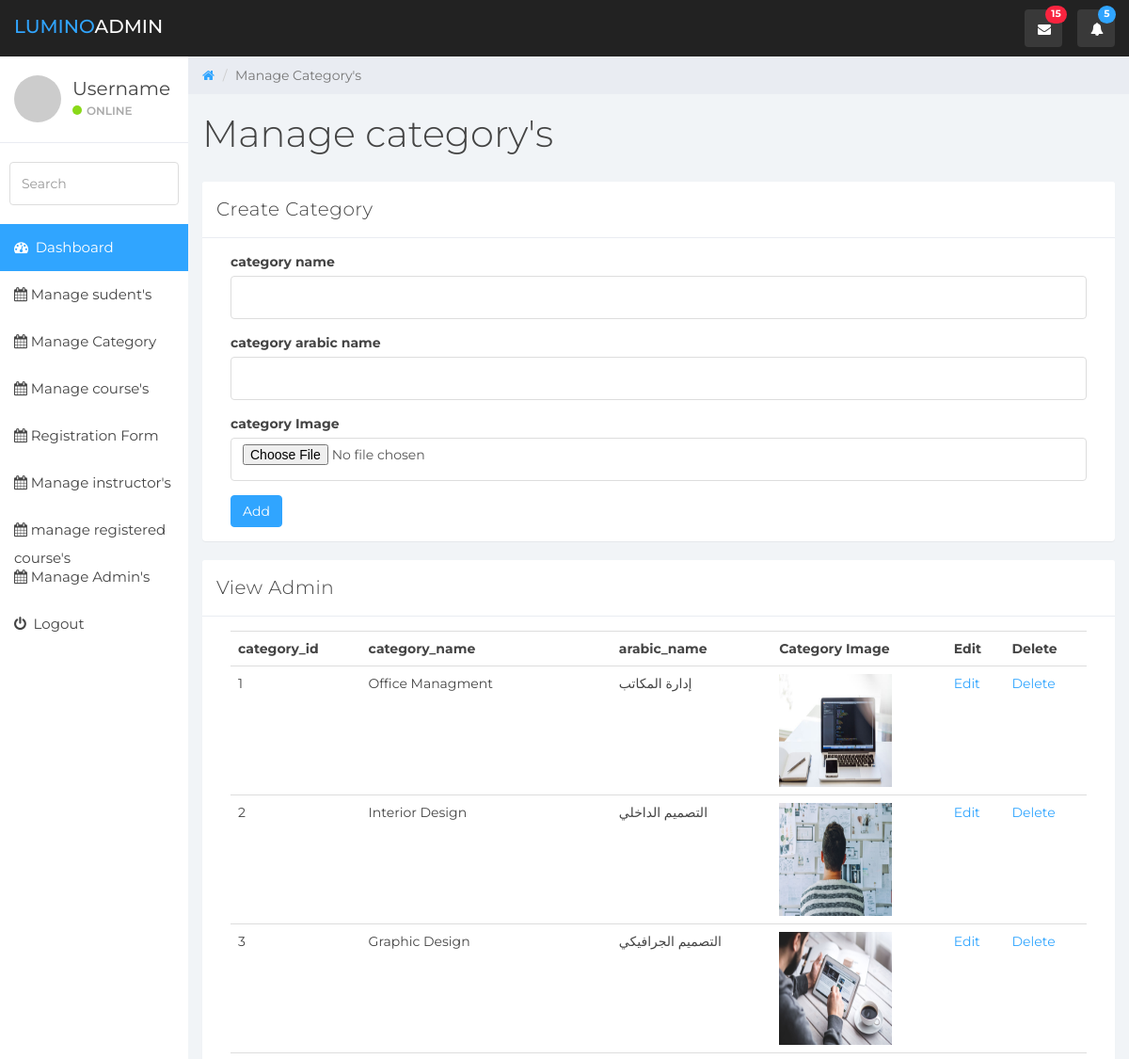
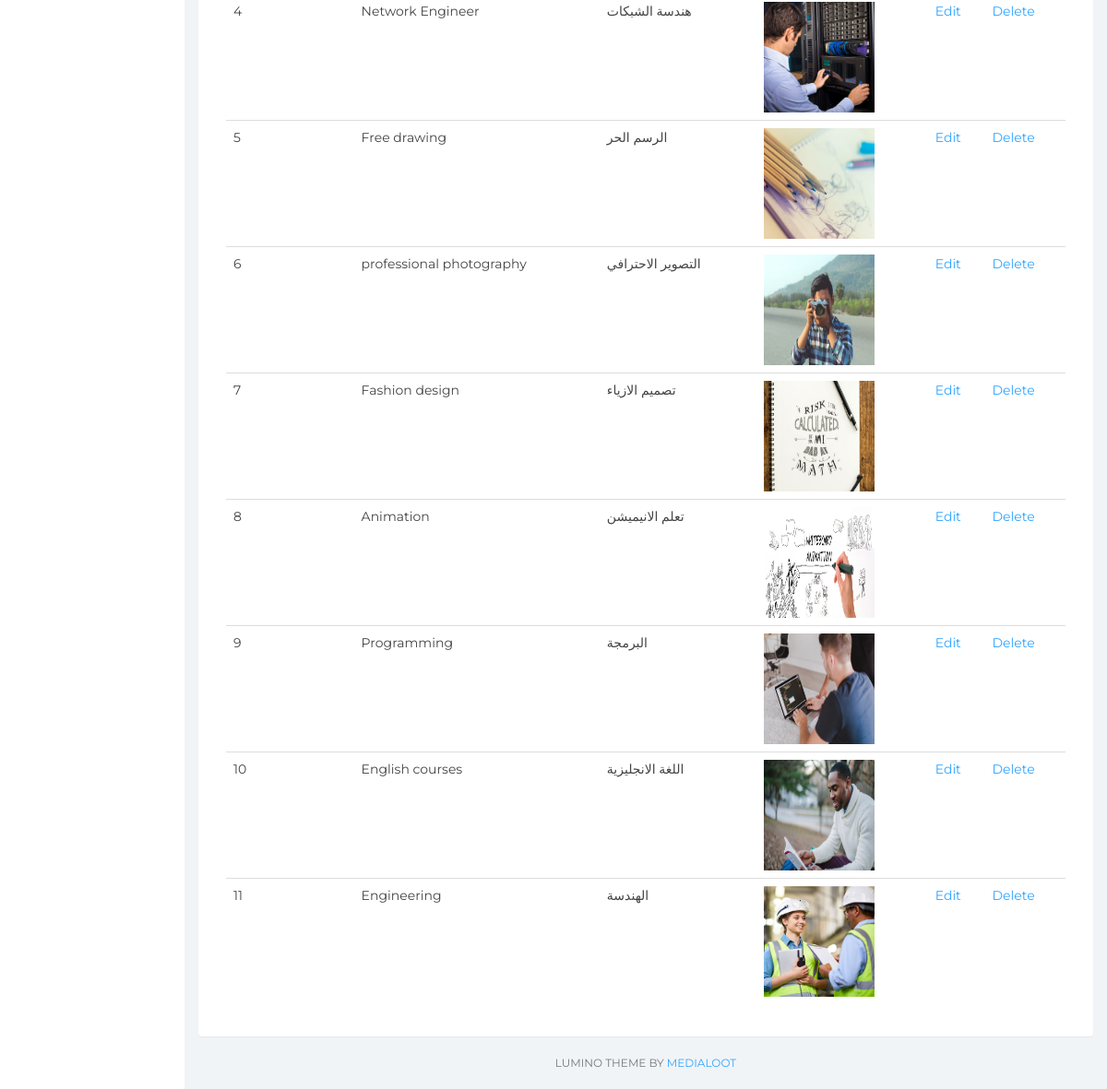
The app's page /admin/admin_category.php (signed in) with its own data (2 pictures, top to bottom).
### tables this page shows
CREATE TABLE `category` (
  `cat_id` int(3) NOT NULL,
  `cat_name` varchar(30) NOT NULL,
  `ar_name` varchar(50) NOT NULL,
  `cat_image` text NOT NULL
);

### admin/admin_category.php (the view, shortened to what this page needs)
<?php include_once'../includes/admin_header.php';?>
<?php include_once'../includes/db_connection.php';?>
<div class="col-sm-9 col-sm-offset-3 col-lg-10 col-lg-offset-2 main">
    <div class="row">
        <ol class="breadcrumb">
            <li><a href="#">
                    <em class="fa fa-home"></em>
                </a></li>
            <li class="active">Manage Category's</li>
        </ol>
    </div>
    <div class="row">
        <div class="col-lg-12">
            <h1 class="page-header">Manage category's</h1>
        </div>
    </div>
    <div class="row">
        <div class="col-lg-12">
            <div class="panel panel-default">
                <div class="panel-heading">Create Category</div>
                <div class="panel-body">
                    <div class="col-md-12">
                        <form action="admin_category.php" method="post" role="form" enctype="multipart/form-data">
                            <div class="form-group">
                                <label>category name</label>
                                <input type="text" class="form-control" name="category_name">
                            </div>
                            <div class="form-group">
                                <label>category arabic name</label>
                                <input type="text" class="form-control" name="arabic_name">
                            </div>
                            <div class="form-group">
                                <label>category Image</label>
                                <input type="file" class="form-control" name="category_image">
                            </div>
                            <button type="submit" class="btn btn-primary" name="submit">Add</button>
                        </form>
                    </div>
                </div>
            </div>
        </div>
        <div class="col-lg-12">
            <div class="panel panel-default">
                <div class="panel-heading">View Admin</div>
                <div class="panel-body">
                    <div class="col-md-12">
                        <table class="table table-hover">
                            <tr>
                                <th>category_id</th>
                                <th>category_name</th>
                                <th>arabic_name</th>
                                <th>Category Image</th>
                                <th>Edit</th>
                                <th>Delete</th>
                            </tr>
                            <?php
                            $query= "select*from category";
                             mysqli_set_charset($link, "utf8");
                           $result= mysqli_query($link, $query);
                            while($row= mysqli_fetch_assoc($result))
                            {
                                echo"<tr>";
                                echo"<td>{$row['cat_id']}</td>";
                                echo"<td>{$row['cat_name']}</td>";
                                echo"<td>{$row['ar_name']}</td>";
                                echo"<td><img src='../uploads/{$row['cat_image']}' width='120' height='120'/></td>";
                                echo "<td><a href='edit_category.php?cat_id={$row['cat_id']}&cat_image={$row['cat_image']}'>Edit</td>";
                                echo "<td><a href='delete_category.php?cat_id={$row['cat_id']}&cat_image={$row['cat_image']}'>Delete</a></td>";
                                echo "</tr>";
                            }
                            ?>
                        </table>
                    </div>
                </div>
            </div>
        </div>
    </div>
    <div class="col-sm-12">
        <p class="back-link">Lumino Theme by <a href="https://www.medialoot.com">Medialoot</a></p>
    </div>
</div>

### includes/admin_header.php (shortened to what this page needs)
<!DOCTYPE html>
<html>
    <head>
        <link href="css/bootstrap.min.css" rel="stylesheet">
        <link href="css/font-awesome.min.css" rel="stylesheet">
        <link href="css/datepicker3.css" rel="stylesheet">
        <link href="css/styles.css" rel="stylesheet">
    </head>
    <body>
        <nav class="navbar navbar-custom navbar-fixed-top" role="navigation">
            <div class="container-fluid">
                <div class="navbar-header">
                    <a class="navbar-brand" href="#"><span>Lumino</span>Admin</a>
                    <ul class="nav navbar-top-links navbar-right">
                        <li class="dropdown"><a class="dropdown-toggle count-info" data-toggle="dropdown" href="#">
                                <em class="fa fa-envelope"></em><span class="label label-danger">15</span>
                            </a>
                        </li>
                        <li class="dropdown"><a class="dropdown-toggle count-info" data-toggle="dropdown" href="#">
                                <em class="fa fa-bell"></em><span class="label label-info">5</span>
                            </a>
                        </li>
                    </ul>
                </div>
            </div>
        </nav>
        <div id="sidebar-collapse" class="col-sm-3 col-lg-2 sidebar">
            <div class="profile-sidebar">
                <div class="profile-userpic">
                    <img src="http://placehold.it/50/30a5ff/fff" class="img-responsive" alt="">
                </div>
                <div class="profile-usertitle">
                    <div class="profile-usertitle-name">Username</div>
                    <div class="profile-usertitle-status"><span class="indicator label-success"></span>Online</div>
                </div>
            </div>
            <form role="search">
                <div class="form-group">
                    <input type="text" class="form-control" placeholder="Search">
                </div>
            </form>
            <ul class="nav menu">
                <li class="active"><a href="index.php"><em class="fa fa-dashboard">&nbsp;</em> Dashboard</a></li>
                <li><a href="student.php"><em class="fa fa-calendar">&nbsp;</em>Manage sudent's</a></li>
                <li><a href="admin_category.php"><em class="fa fa-calendar">&nbsp;</em>Manage Category</a></li>
                <li><a href="admin_course.php"><em class="fa fa-calendar">&nbsp;</em>Manage course's</a></li>
                <li><a href="Registration.php"><em class="fa fa-calendar">&nbsp;</em>Registration Form</a></li>
                <li><a href="instructor.php"><em class="fa fa-calendar">&nbsp;</em>Manage instructor's</a></li>
                <li><a href="registered_course.php"><em class="fa fa-calendar">&nbsp;</em>manage registered course's</a></li>
                <li><a href="admin.php"><em class="fa fa-calendar">&nbsp;</em>Manage Admin's</a></li>
                <li><a href="logout.php"><em class="fa fa-power-off">&nbsp;</em> Logout</a></li>
            </ul>
        </div>

### admin/css/styles.css (style rules this page uses)
body { background: #f1f4f7; padding-top: 60px; font-size: 14px; color: #444444; font-family: "Montserrat", "Helvetica Neue", Helvetica, Arial, sans-serif; }
p { color: #777; }
a, a:hover, a:focus { color: #30a5ff; }
h1, h2, h3, h4, h5, h6 { color: #444444; }
h1 { font-weight: 300; font-size: 40px; }
input.form-control { border: 1px solid #ddd; box-shadow: none; height: 46px; }
.navbar-custom { background: #222; height: 60px; }
.navbar-header .navbar-brand { color: #fff; font-size: 20px; text-transform: uppercase; font-weight: 500; height: 60px; padding-top: 18px; }
.navbar-header .navbar-brand span { color: #30a5ff; }
.dropdown { background: rgba(255, 255, 255, 0.1); float: left; margin: 10px 8px; padding: 0px; border-radius: 4px; }
.dropdown a.dropdown-toggle { color: #fff; height: 40px; width: 40px; padding-top: 11px; padding-left: 9px; }
.dropdown .label { top: -4px; left: 22px; padding-top: 4px; padding-bottom: 4px; position: absolute; border-radius: 9999px; }
.navbar-top-links li:last-child { margin-right: 15px; }
.dropdown em { margin: 0 5px; }
.btn-primary, .btn-primary:hover, .btn-primary:focus, .btn-primary:active, .btn-primary.active, .open > .dropdown-toggle.btn-primary, .btn-primary.disabled, .btn-primary[disabled], fieldset[disabled] .btn-primary, .btn-primary.disabled:hover, .btn-primary[disabled]:hover, fieldset[disabled] .btn-primary:hover, .btn-primary.disabled:focus, .btn-primary[disabled]:focus, fieldset[disabled] .btn-primary:focus, .btn-primary.disabled:active, .btn-primary[disabled]:active, fieldset[disabled] .btn-primary:active, .btn-primary.disabled.active, .btn-primary[disabled].active, fieldset[disabled] .btn-primary.active { background-color: #30a5ff; border-color: #30a5ff; }
.label-success { background-color: #8ad919; }
.label-info { background-color: #30a5ff; }
.label-danger { background-color: #f9243f; }
.panel { border: 0; }
.panel-heading { font-size: 20px; font-weight: 300; letter-spacing: 0.025em; height: 60px; line-height: 38px; }
.panel-default .panel-heading { background: #fff; border-bottom: 1px solid #e9ecf2; color: #444444; }
.navbar { border: 0; }
.sidebar { display: block; padding: 0; display: none; box-shadow: none; background: #fff; }
.sidebar ul { margin: 20px 0px; }
.sidebar form { padding: 10px 0 0 0; margin: 10px 10px 20px 10px; }
@media (min-width: 768px) { .sidebar { display: block; position: fixed; top: 60px; bottom: 0; left: 0; z-index: 1000; display: block; margin: 0; padding: 0; overflow-x: hidden; overflow-y: auto; } }
@media (min-width: 768px) { .navbar-header { width: 100%; } }
.sidebar ul.nav .active a, .sidebar ul.nav li.parent a.active, .sidebar ul.nav .active > a:hover, .sidebar ul.nav li.parent a.active:hover, .sidebar ul.nav .active > a:focus, .sidebar ul.nav li.parent a.active:focus { color: #fff; background-color: #30a5ff; }
.sidebar ul.nav li a { height: 50px; font-size: 15px; line-height: 2em; color: #444444; }
.profile-sidebar { padding: 10px 0; border-bottom: 1px solid #e9ecf2; }
.indicator { width: 10px; height: 10px; display: inline-block; border-radius: 9999px; margin-right: 5px; }
.profile-userpic img { float: left; margin: 10px 0px 0px 15px; width: 50px; height: 50px; border-radius: 9999px !important; }
.profile-usertitle { float: left; text-align: left; margin: 10px 0 0 12px; }
.profile-usertitle-name { font-size: 20px; margin-bottom: 0px; }
.profile-usertitle-status { text-transform: uppercase; color: #AAA; font-size: 12px; font-weight: 600; margin-bottom: 15px; }
.breadcrumb { border-radius: 0; padding: 10px 15px 10px 15px; background: #e9ecf2; margin: 0; }
h1.page-header { margin-top: 20px; border-bottom: 0; }
.table { background: #fff; }
p.back-link { text-align: center; margin-bottom: 20px; font-size: 12px; text-transform: uppercase; }

### records on screen
category: cat_id "1", cat_name "Office Managment", ar_name "إدارة المكاتب", cat_image (picture)
category: cat_id "2", cat_name "Interior Design", ar_name "التصميم الداخلي", cat_image (picture)
category: cat_id "3", cat_name "Graphic Design", ar_name "التصميم الجرافيكي", cat_image (picture)
category: cat_id "4", cat_name "Network Engineer", ar_name "هندسة الشبكات", cat_image (picture)
category: cat_id "5", cat_name "Free drawing", ar_name "الرسم الحر", cat_image (picture)
category: cat_id "6", cat_name "professional photography", ar_name "التصوير الاحترافي", cat_image (picture)
category: cat_id "7", cat_name "Fashion design", ar_name "تصميم الازياء", cat_image (picture)
category: cat_id "8", cat_name "Animation", ar_name "تعلم الانيميشن", cat_image (picture)
category: cat_id "9", cat_name "Programming", ar_name "البرمجة", cat_image (picture)
category: cat_id "10", cat_name "English courses", ar_name "اللغة الانجليزية", cat_image (picture)
category: cat_id "11", cat_name "Engineering", ar_name "الهندسة", cat_image (picture)
